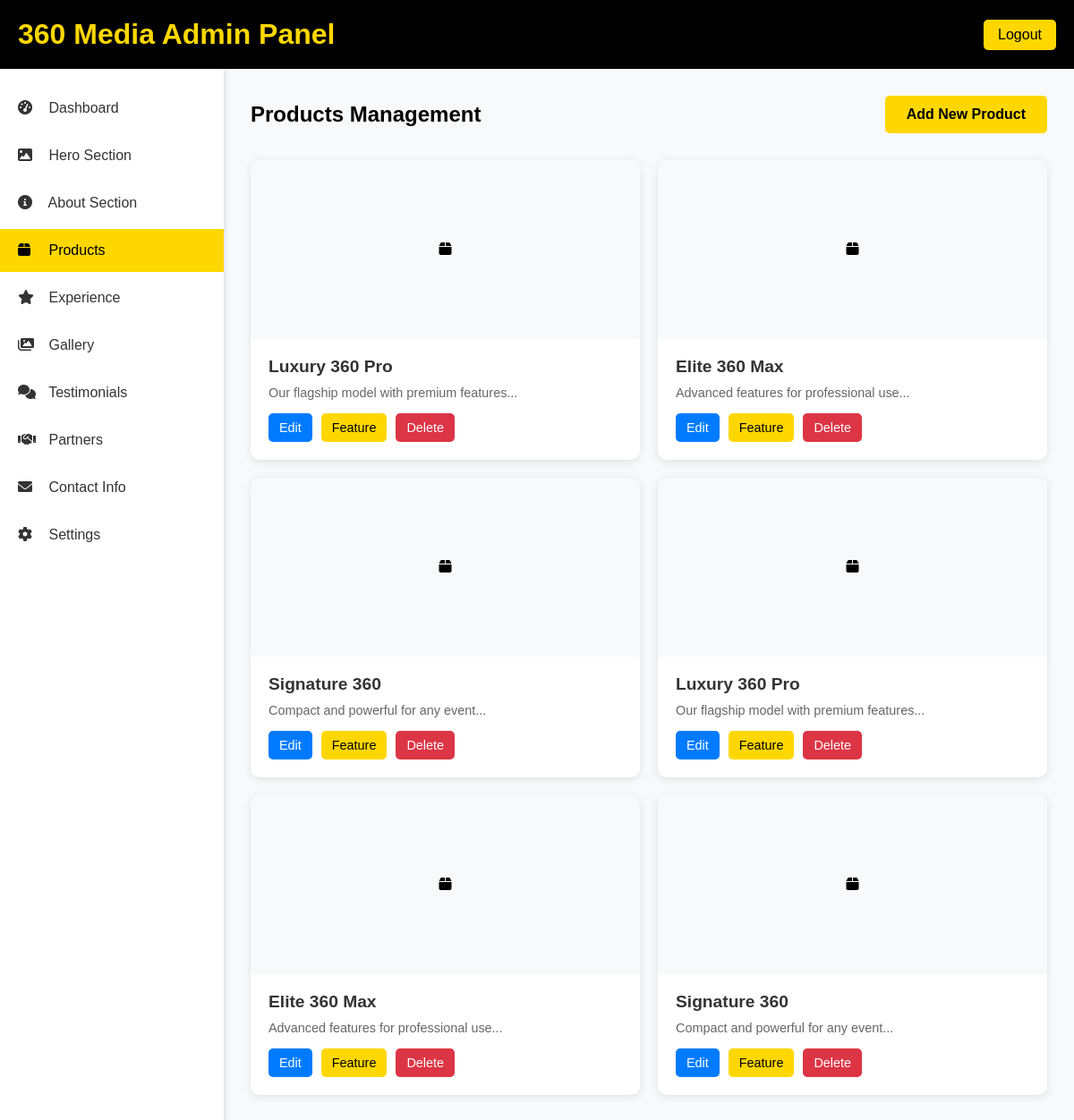
Page /admin/products.php (signed in) on the committed database.
### tables this page shows
CREATE TABLE products (
            id INTEGER PRIMARY KEY AUTOINCREMENT,
            name TEXT NOT NULL,
            description TEXT,
            image TEXT,
            features TEXT, -- JSON format
            price_range TEXT,
            is_featured INTEGER DEFAULT 0,
            sort_order INTEGER DEFAULT 0,
            is_active INTEGER DEFAULT 1,
            created_at DATETIME DEFAULT CURRENT_TIMESTAMP,
            updated_at DATETIME DEFAULT CURRENT_TIMESTAMP
        );

### admin/products.php (the view, shortened to what this page needs)
<?php
$db = getDB();
$products = $db->query("SELECT * FROM products WHERE is_active = 1 ORDER BY sort_order ASC, created_at DESC")->fetchAll(PDO::FETCH_ASSOC);
?>
<!DOCTYPE html>
<html lang="en">
<head>
    <link rel="stylesheet" href="https://cdnjs.cloudflare.com/ajax/libs/font-awesome/6.0.0/css/all.min.css">
</head>
<body>
    <header class="admin-header">
        <h1>360 Media Admin Panel</h1>
        <a href="logout.php" class="logout-btn">Logout</a>
    </header>
    <div class="dashboard-container">
        <aside class="sidebar">
            <ul>
                <li><a href="dashboard.php"><i class="fas fa-tachometer-alt"></i> Dashboard</a></li>
                <li><a href="hero.php"><i class="fas fa-image"></i> Hero Section</a></li>
                <li><a href="about.php"><i class="fas fa-info-circle"></i> About Section</a></li>
                <li><a href="products.php" class="active"><i class="fas fa-box"></i> Products</a></li>
                <li><a href="experience.php"><i class="fas fa-star"></i> Experience</a></li>
                <li><a href="gallery.php"><i class="fas fa-images"></i> Gallery</a></li>
                <li><a href="testimonials.php"><i class="fas fa-comments"></i> Testimonials</a></li>
                <li><a href="partners.php"><i class="fas fa-handshake"></i> Partners</a></li>
                <li><a href="contact.php"><i class="fas fa-envelope"></i> Contact Info</a></li>
                <li><a href="settings.php"><i class="fas fa-cog"></i> Settings</a></li>
            </ul>
        </aside>
        <main class="main-content">
            <div class="section-header">
                <h2>Products Management</h2>
                <button class="btn btn-primary" onclick="openModal('add')">Add New Product</button>
            </div>
            <div class="products-grid">
                <?php foreach ($products as $product): ?>
                    <div class="product-card">
                        <div class="product-image">
                            <?php if ($product['image'] && file_exists('../uploads/' . $product['image'])): ?>
                                <img src="../uploads/<?php echo htmlspecialchars($product['image']); ?>" alt="<?php echo htmlspecialchars($product['name']); ?>">
                            <?php else: ?>
                                <div class="placeholder">
                                    <i class="fas fa-box"></i>
                                </div>
                            <?php endif; ?>
                        </div>
                        <div class="product-info">
                            <div class="product-name"><?php echo htmlspecialchars($product['name']); ?></div>
                            <div class="product-description"><?php echo htmlspecialchars(substr($product['description'], 0, 100)); ?>...</div>
                            <div class="product-actions">
                                <button class="edit-btn" onclick="editProduct(<?php echo $product['id']; ?>)">Edit</button>
                                <button class="featured-btn" onclick="toggleFeatured(<?php echo $product['id']; ?>)">
                                    <?php echo $product['is_featured'] ? 'Unfeature' : 'Feature'; ?>
                                </button>
                                <button class="delete-btn" onclick="deleteProduct(<?php echo $product['id']; ?>)">Delete</button>
                            </div>
                        </div>
                    </div>
                <?php endforeach; ?>
            </div>
        </main>
    </div>
</body>
</html>

### admin/products.php (style rules this page uses)
* { margin: 0; padding: 0; box-sizing: border-box; }
body { font-family: 'Poppins', sans-serif; background: #f8f9fa; }
.admin-header { background: #000; color: #fff; padding: 20px; display: flex; justify-content: space-between; align-items: center; }
.admin-header h1 { color: #FFD700; }
.logout-btn { background: #FFD700; color: #000; padding: 8px 16px; border: none; border-radius: 5px; cursor: pointer; text-decoration: none; }
.dashboard-container { display: flex; min-height: calc(100vh - 80px); }
.sidebar { width: 250px; background: #fff; box-shadow: 2px 0 5px rgba(0, 0, 0, 0.1); padding: 20px 0; }
.sidebar ul { list-style: none; }
.sidebar li { margin-bottom: 5px; }
.sidebar a { display: block; padding: 15px 20px; color: #333; text-decoration: none; transition: all 0.3s ease; }
.sidebar a:hover, .sidebar a.active { background: #FFD700; color: #000; }
.sidebar a i { margin-right: 10px; width: 20px; }
.main-content { flex: 1; padding: 30px; }
.section-header { display: flex; justify-content: space-between; align-items: center; margin-bottom: 30px; }
.btn { padding: 12px 24px; border: none; border-radius: 5px; cursor: pointer; font-size: 1rem; font-weight: 600; text-decoration: none; display: inline-block; transition: all 0.3s ease; }
.btn-primary { background: #FFD700; color: #000; }
.products-grid { display: grid; grid-template-columns: repeat(auto-fill, minmax(300px, 1fr)); gap: 20px; margin-bottom: 30px; }
.product-card { background: #fff; border-radius: 10px; box-shadow: 0 2px 10px rgba(0, 0, 0, 0.1); overflow: hidden; }
.product-image { height: 200px; background: #f8f9fa; display: flex; align-items: center; justify-content: center; position: relative; }
.product-info { padding: 20px; }
.product-name { font-size: 1.2rem; font-weight: 600; margin-bottom: 10px; color: #333; }
.product-description { color: #666; margin-bottom: 15px; font-size: 0.9rem; }
.product-actions { display: flex; gap: 10px; }
.product-actions button { padding: 8px 12px; border: none; border-radius: 5px; cursor: pointer; font-size: 0.9rem; transition: all 0.3s ease; }
.edit-btn { background: #007bff; color: #fff; }
.delete-btn { background: #dc3545; color: #fff; }
.featured-btn { background: #FFD700; color: #000; }

### rows in the picture
products: name "Luxury 360 Pro", description "Our flagship model with premium features", is_featured "Feature"
products: name "Elite 360 Max", description "Advanced features for professional use", is_featured "Feature"
products: name "Signature 360", description "Compact and powerful for any event", is_featured "Feature"
products: name "Luxury 360 Pro", description "Our flagship model with premium features", is_featured "Feature"
products: name "Elite 360 Max", description "Advanced features for professional use", is_featured "Feature"
products: name "Signature 360", description "Compact and powerful for any event", is_featured "Feature"
